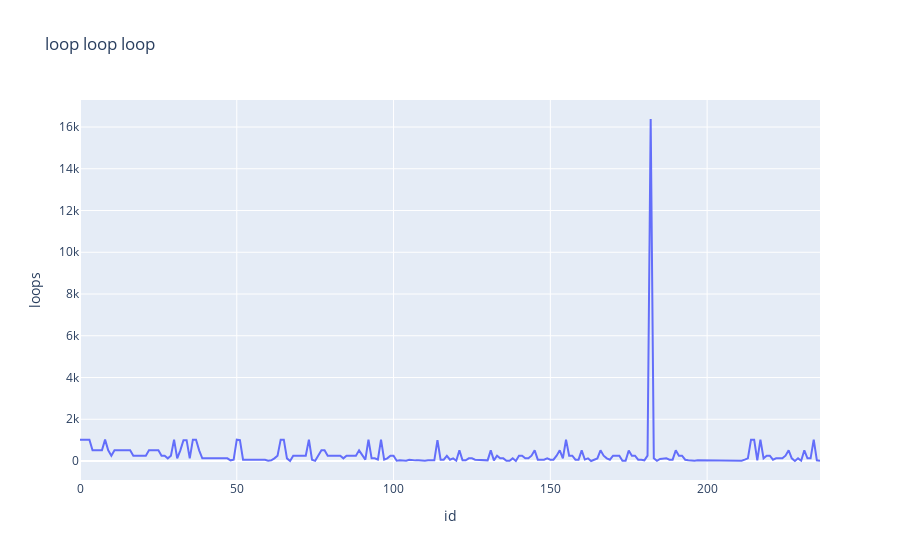

Source (notebook cell):
### Code cell
import plotly.express as px

data_plot = data
fig = px.line(data_plot, x="id", y="loops", title='loop loop loop')
fig.show()

### Figure 1 — Plotly figure (JSON) as saved in the notebook; plotly's stock layout.template omitted (floating-point values rounded to 4 significant figures; data arrays with more than 128 entries replaced by an {"elided": "..."} marker saying what was removed)
{"data": [{"hovertemplate": "id=%{x}<br>loops=%{y}<extra></extra>", "legendgroup": "", "line": {"color": "#636efa", "dash": "solid"}, "marker": {"symbol": "circle"}, "mode": "lines", "name": "", "orientation": "v", "showlegend": false, "type": "scatter", "x": {"elided": "237 int values"}, "xaxis": "x", "y": {"elided": "237 int values"}, "yaxis": "y"}], "layout": {"legend": {"tracegroupgap": 0}, "title": {"text": "loop loop loop"}, "xaxis": {"anchor": "y", "domain": [0, 1], "title": {"text": "id"}}, "yaxis": {"anchor": "x", "domain": [0, 1], "title": {"text": "loops"}}}}
